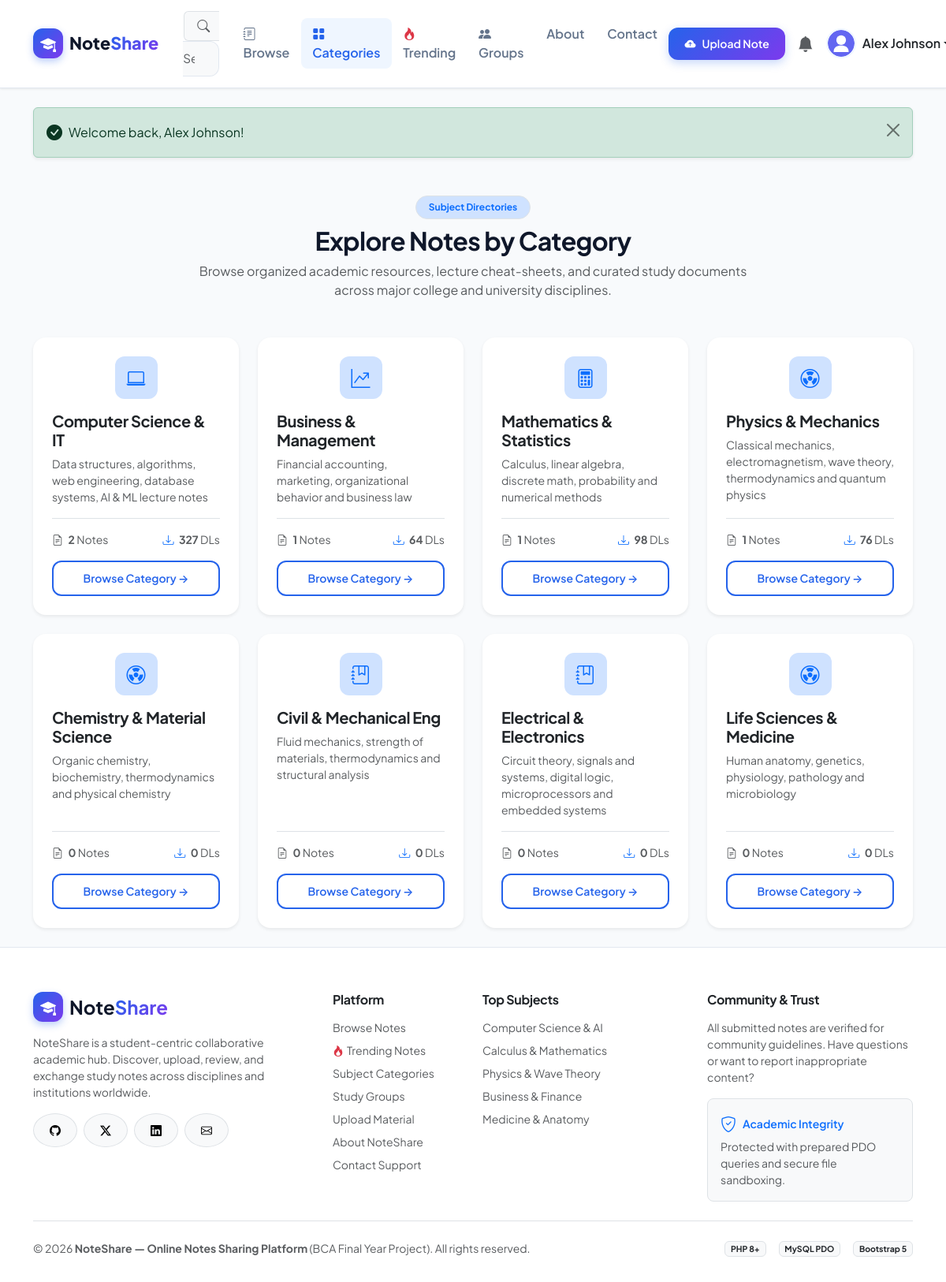
The app's page /online-notes-sharing/categories.php (signed in) with its own data.
### tables this page shows
CREATE TABLE IF NOT EXISTS `users` (
    `id` INT AUTO_INCREMENT PRIMARY KEY,
    `name` VARCHAR(100) NOT NULL,
    `email` VARCHAR(150) NOT NULL UNIQUE,
    `password` VARCHAR(255) NOT NULL,
    `profile_image` VARCHAR(255) DEFAULT 'default_avatar.png',
    `bio` TEXT DEFAULT NULL,
    `role` ENUM('user', 'admin') DEFAULT 'user',
    `status` ENUM('active', 'blocked') DEFAULT 'active',
    `created_at` TIMESTAMP DEFAULT CURRENT_TIMESTAMP,
    INDEX `idx_users_email` (`email`),
    INDEX `idx_users_role` (`role`),
    INDEX `idx_users_status` (`status`)
);

CREATE TABLE IF NOT EXISTS `categories` (
    `id` INT AUTO_INCREMENT PRIMARY KEY,
    `name` VARCHAR(100) NOT NULL UNIQUE,
    `description` TEXT,
    `icon` VARCHAR(50) DEFAULT 'bi-folder',
    `created_at` TIMESTAMP DEFAULT CURRENT_TIMESTAMP,
    INDEX `idx_categories_name` (`name`)
);

### online-notes-sharing/categories.php (the view, shortened to what this page needs)
<?php
require_once __DIR__ . '/includes/auth.php';
$categories = [];
try {
    $stmt = $pdo->query("SELECT
                            c.id, c.name, c.description, c.created_at,
                            COUNT(n.id) AS total_notes,
                            COALESCE(SUM(n.downloads), 0) AS total_downloads
                         FROM categories c
                         LEFT JOIN notes n ON c.id = n.category_id AND n.status = 'approved'
                         GROUP BY c.id
                         ORDER BY total_notes DESC, c.name ASC");
    $categories = $stmt->fetchAll();
} catch (PDOException $e) {
    error_log("Failed to load categories: " . $e->getMessage());
}
function get_category_icon(string $name): string {
    $lower = strtolower($name);
    if (str_contains($lower, 'computer') || str_contains($lower, 'tech') || str_contains($lower, 'software')) return 'bi-laptop';
    if (str_contains($lower, 'math')) return 'bi-calculator';
    if (str_contains($lower, 'physic') || str_contains($lower, 'science')) return 'bi-radioactive';
    if (str_contains($lower, 'business') || str_contains($lower, 'econom') || str_contains($lower, 'financ')) return 'bi-graph-up-arrow';
    return 'bi-journal-bookmark';
}
require_once __DIR__ . '/includes/header.php';
?>
<div class="container py-4">
    <div class="text-center mb-5" style="max-width: 700px; margin: 0 auto;">
        <span class="badge bg-primary-subtle text-primary border px-3 py-2 rounded-pill fw-bold mb-2">Subject Directories</span>
        <h2 class="fw-bold mb-2">Explore Notes by Category</h2>
        <p class="text-muted">Browse organized academic resources, lecture cheat-sheets, and curated study documents across major college and university disciplines.</p>
    </div>
    <div class="row g-4">
        <?php foreach ($categories as $cat): ?>
            <?php $icon = get_category_icon($cat['name']); ?>
            <div class="col-lg-3 col-md-6">
                <div class="card h-100 border-0 shadow-sm rounded-4 p-4 stat-card d-flex flex-column text-start bg-white">
                    <div class="stat-icon-wrapper bg-primary-subtle text-primary mb-3">
                        <i class="bi <?= $icon ?>"></i>
                    </div>
                    <h5 class="fw-bold mb-2">
                        <a href="notes.php?category=<?= $cat['id'] ?>" class="text-dark text-decoration-none">
                            <?= htmlspecialchars($cat['name']) ?>
                        </a>
                    </h5>
                    <p class="text-muted small flex-grow-1 mb-3">
                        <?= htmlspecialchars($cat['description'] ?: 'Curated study materials and reference guides.') ?>
                    </p>
                    <div class="d-flex align-items-center justify-content-between pt-3 border-top small text-muted">
                        <span><i class="bi bi-file-earmark-text text-purple me-1"></i> <strong><?= $cat['total_notes'] ?></strong> Notes</span>
                        <span><i class="bi bi-download text-primary me-1"></i> <strong><?= $cat['total_downloads'] ?></strong> DLs</span>
                    </div>
                    <a href="notes.php?category=<?= $cat['id'] ?>" class="btn btn-outline-primary btn-sm mt-3 w-100">
                        Browse Category &rarr;
                    </a>
                </div>
            </div>
        <?php endforeach; ?>
    </div>
</div>
<?php require_once __DIR__ . '/includes/footer.php'; ?>

### online-notes-sharing/includes/navbar.php (shortened to what this page needs)
<?php
$current_script = basename($_SERVER['PHP_SELF']);
?>
<nav class="navbar navbar-expand-lg navbar-custom">
    <div class="container">
        <a class="navbar-brand" href="index.php">
            <span class="brand-icon"><i class="bi bi-mortarboard-fill"></i></span>
            <span>Note<span class="text-gradient">Share</span></span>
        </a>
        <div class="collapse navbar-collapse" id="navbarMain">
            <form class="d-flex mx-lg-3 my-2 my-lg-0 flex-grow-1" style="max-width: 380px;" action="search.php" method="GET">
                <div class="input-group">
                    <span class="input-group-text bg-light border-end-0 text-muted ps-3">
                        <i class="bi bi-search"></i>
                    </span>
                    <input class="form-control bg-light border-start-0 ps-0" type="search" name="q" placeholder="Search notes by title, subject, or author..." aria-label="Search" value="<?= isset($_GET['q']) ? htmlspecialchars($_GET['q']) : '' ?>">
                </div>
            </form>
            <ul class="navbar-nav me-auto mb-2 mb-lg-0">
                <li class="nav-item">
                    <a class="nav-link <?= $current_script === 'notes.php' ? 'active' : '' ?>" href="notes.php">
                        <i class="bi bi-journal-text me-1"></i> Browse
                    </a>
                </li>
                <li class="nav-item">
                    <a class="nav-link <?= $current_script === 'categories.php' ? 'active' : '' ?>" href="categories.php">
                        <i class="bi bi-grid-fill me-1"></i> Categories
                    </a>
                </li>
                <li class="nav-item">
                    <a class="nav-link <?= $current_script === 'trending.php' ? 'active' : '' ?>" href="trending.php">
                        <i class="bi bi-fire text-danger me-1"></i> Trending
                    </a>
                </li>
                <li class="nav-item">
                    <a class="nav-link <?= in_array($current_script, ['groups.php', 'group.php']) ? 'active' : '' ?>" href="groups.php">
                        <i class="bi bi-people-fill me-1"></i> Groups
                    </a>
                </li>
                <li class="nav-item">
                    <a class="nav-link <?= $current_script === 'about.php' ? 'active' : '' ?>" href="about.php">
                        About
                    </a>
                </li>
                <li class="nav-item">
                    <a class="nav-link <?= $current_script === 'contact.php' ? 'active' : '' ?>" href="contact.php">
                        Contact
                    </a>
                </li>
            </ul>
            <div class="d-flex align-items-center gap-2 mt-2 mt-lg-0">
                <?php if (is_logged_in() && $user): ?>
                    <a href="upload_note.php" class="btn btn-sm btn-primary text-nowrap">
                        <i class="bi bi-cloud-arrow-up-fill"></i> Upload Note
                    </a>
                    <a href="notifications.php" class="btn btn-sm btn-outline-secondary position-relative border-0 rounded-circle p-2" title="Notifications">
                        <i class="bi bi-bell-fill fs-5 text-muted"></i>
                    </a>
                    <div class="dropdown">
                        <a href="#" class="d-flex align-items-center text-decoration-none dropdown-toggle text-dark" id="userDropdown" data-bs-toggle="dropdown" aria-expanded="false">
                            <img src="uploads/avatars/default_avatar.svg" alt="Avatar" class="avatar-img me-2">
                            <span class="fw-semibold d-none d-md-inline"><?= htmlspecialchars($user['name']) ?></span>
                        </a>
                    </div>
                <?php endif; ?>
            </div>
        </div>
    </div>
</nav>

### online-notes-sharing/assets/css/style.css (style rules this page uses)
:root { --primary-blue: #2563eb; --primary-blue-dark: #1d4ed8; --primary-blue-light: #eff6ff; --primary-purple: #7c3aed; --primary-purple-dark: #6d28d9; --primary-purple-light: #f5f3ff; --accent-gradient: linear-gradient(135deg, #2563eb 0%, #7c3aed 100%); --accent-gradient-hover: linear-gradient(135deg, #1d4ed8 0%, #6d28d9 100%); --hero-gradient: linear-gradient(135deg, #0f172a 0%, #1e1b4b 50%, #1e293b 100%); --bg-light: #f8fafc; --bg-card: #ffffff; --bg-alt: #f1f5f9; --text-main: #0f172a; --text-muted: #64748b; --text-light: #94a3b8; --border-color: #e2e8f0; --border-hover: #cbd5e1; --success: #10b981; --warning: #f59e0b; --danger: #ef4444; --info: #06b6d4; --shadow-sm: 0 1px 3px 0 rgba(0, 0, 0, 0.08); --shadow-md: 0 4px 6px -1px rgba(0, 0, 0, 0.08), 0 2px 4px -2px rgba(0, 0, 0, 0.06); --shadow-lg: 0 10px 25px -3px rgba(37, 99, 235, 0.1), 0 4px 6px -4px rgba(0, 0, 0, 0.05); --shadow-hover: 0 20px 30px -10px rgba(124, 58, 237, 0.15); --radius-sm: 8px; --radius-md: 12px; --radius-lg: 16px; --radius-xl: 24px; --transition: all 0.25s cubic-bezier(0.4, 0, 0.2, 1); }
body { font-family: 'Plus Jakarta Sans', -apple-system, BlinkMacSystemFont, 'Segoe UI', Roboto, sans-serif; background-color: var(--bg-light); color: var(--text-main); min-height: 100vh; display: flex; flex-direction: column; overflow-x: hidden; }
h1, h2, h3, h4, h5, h6 { font-weight: 700; color: var(--text-main); letter-spacing: -0.02em; }
a { color: var(--primary-blue); text-decoration: none; transition: var(--transition); }
.text-gradient { background: var(--accent-gradient); -webkit-background-clip: text; -webkit-text-fill-color: transparent; }
.navbar-custom { background: rgba(255, 255, 255, 0.95); backdrop-filter: blur(12px); border-bottom: 1px solid var(--border-color); padding: 0.85rem 0; position: sticky; top: 0; z-index: 1020; box-shadow: var(--shadow-sm); }
.navbar-brand { font-weight: 800; font-size: 1.35rem; display: flex; align-items: center; gap: 0.5rem; color: var(--text-main) !important; }
.brand-icon { width: 38px; height: 38px; border-radius: var(--radius-md); background: var(--accent-gradient); color: #fff; display: inline-flex; align-items: center; justify-content: center; font-size: 1.25rem; box-shadow: 0 4px 10px rgba(37, 99, 235, 0.3); }
.nav-link { font-weight: 600; color: var(--text-muted) !important; padding: 0.5rem 0.9rem !important; border-radius: var(--radius-sm); transition: var(--transition); }
.nav-link:hover, .nav-link.active { color: var(--primary-blue) !important; background-color: var(--primary-blue-light); }
.btn { font-weight: 600; border-radius: var(--radius-md); padding: 0.625rem 1.25rem; transition: var(--transition); display: inline-flex; align-items: center; justify-content: center; gap: 0.5rem; }
.btn-primary { background: var(--accent-gradient); border: none; color: #fff; box-shadow: 0 4px 12px rgba(37, 99, 235, 0.25); }
.btn-outline-primary { border: 2px solid var(--primary-blue); color: var(--primary-blue); background: transparent; }
.stat-card { background: var(--bg-card); border: 1px solid var(--border-color); border-radius: var(--radius-lg); padding: 1.5rem; text-align: center; transition: var(--transition); }
.stat-icon-wrapper { width: 54px; height: 54px; border-radius: var(--radius-md); margin: 0 auto 1rem; display: flex; align-items: center; justify-content: center; font-size: 1.5rem; }
.avatar-img { width: 38px; height: 38px; border-radius: 50%; object-fit: cover; border: 2px solid var(--primary-blue-light); }
.form-control, .form-select { border-radius: var(--radius-md); border: 1.5px solid var(--border-color); padding: 0.65rem 1rem; font-size: 0.95rem; transition: var(--transition); }

### records on screen
users: name "Alex Johnson"
categories: name "Computer Science & IT", description "Data structures, algorithms, web engineering, database systems, AI & ML lecture notes", total_notes "2", total_downloads "327"
categories: name "Business & Management", description "Financial accounting, marketing, organizational behavior and business law", total_notes "1", total_downloads "64"
categories: name "Mathematics & Statistics", description "Calculus, linear algebra, discrete math, probability and numerical methods", total_notes "1", total_downloads "98"
categories: name "Physics & Mechanics", description "Classical mechanics, electromagnetism, wave theory, thermodynamics and quantum physics", total_notes "1", total_downloads "76"
categories: name "Chemistry & Material Science", description "Organic chemistry, biochemistry, thermodynamics and physical chemistry", total_notes "0", total_downloads "0"
categories: name "Civil & Mechanical Eng", description "Fluid mechanics, strength of materials, thermodynamics and structural analysis", total_notes "0", total_downloads "0"
categories: name "Electrical & Electronics", description "Circuit theory, signals and systems, digital logic, microprocessors and embedded systems", total_notes "0", total_downloads "0"
categories: name "Life Sciences & Medicine", description "Human anatomy, genetics, physiology, pathology and microbiology", total_notes "0", total_downloads "0"

### other values on screen
$msg "Welcome back, Alex Johnson!"
